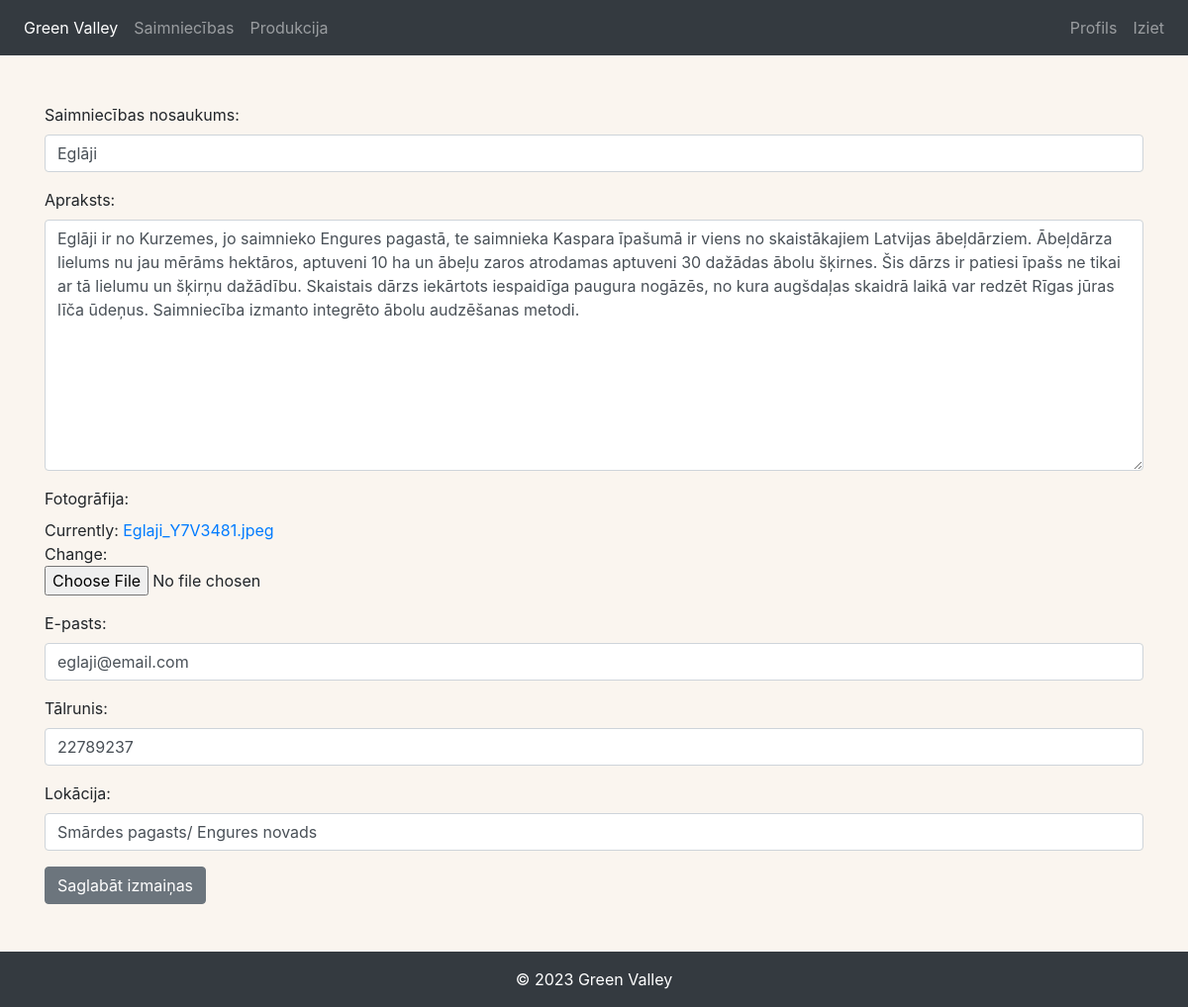
The page /edit-account/ (signed in) on the database its author committed.
### saimniecibas/models.py (models this page shows, shortened)
class Profile(models.Model):
    id = models.UUIDField(default=uuid.uuid4, unique=True, primary_key=True, editable=False)
    user = models.OneToOneField(User, on_delete=models.CASCADE, null=True, blank=True)
    username = models.CharField(max_length=200, blank=True, null=True)
    s_nosaukums = models.CharField(max_length=200)
    s_apraksts = models.TextField()
    s_foto = models.ImageField(null=True, blank=False, default='defaultx.jpg',)
    email = models.EmailField(max_length=500, blank=True, null=True)
    talrunis = models.CharField(max_length=8)
    lokacija = models.CharField(max_length=200)
    s_datums = models.DateTimeField(default=timezone.now)
    class Meta:
        db_table = 'saimniecibas_profile'

### saimniecibas/views.py (the view)
# urls.py: path('edit-account/', views.editAccount, name='edit-account'),
@login_required(login_url='login')
def editAccount(request):
    profile = request.user.profile
    form = ProfileForm(instance=profile)
    if request.method == 'POST':
        form = ProfileForm(request.POST, request.FILES, instance=profile)
        if form.is_valid():
            form.save()
            return redirect('account')
    context = {'form': form}
    return render(request, 'saimniecibas/profile_form.html', context)

### saimniecibas/forms.py
class ProfileForm(ModelForm):
    class Meta:
        model = Profile
        fields = '__all__'
        exclude = ['user', 'username', 's_datums']
        labels = {
            's_nosaukums': 'Saimniecības nosaukums:',
            's_apraksts': 'Apraksts:',
            's_foto': 'Fotogrāfija:',
            'email': 'E-pasts:',
            'talrunis': 'Tālrunis:',
            'lokacija': 'Lokācija:',
        }
    def __init__(self, *args, **kwargs):
        super(ProfileForm, self).__init__(*args, **kwargs)
        for name, field in self.fields.items():
            field.widget.attrs.update({'class': 'input'})

### saimniecibas/templates/saimniecibas/profile_form.html
{% extends "main.html" %} {% load crispy_forms_tags %} {% block content %}
<div class="container" style="margin-top: 3rem; margin-bottom: 3rem">
  <form method="post" enctype="multipart/form-data">
    {% csrf_token %} {{ form|crispy }}
    <button type="submit" class="btn btn-secondary">Saglabāt izmaiņas</button>
  </form>
</div>
{% endblock content %}

### templates/main.html (style rules this page uses)
body { font-family: "Inter", sans-serif; background: #faf5ef; }

### rows shown on the page
Profile: s_nosaukums "Eglāji", s_apraksts "Eglāji ir no Kurzemes, jo saimnieko Engures pagastā, te saimnieka Kaspara īpašumā ir viens no skaistākajiem Latvijas ābeļdārziem. Ābeļdārza lielums nu jau mērāms hektāros, aptuveni 10 ha un ābeļu zaros atrodamas aptuveni 30 dažādas ābolu šķirnes. Šis dārzs ir patiesi īpašs ne tikai ar tā lielumu un šķirņu dažādību. Skaistais dārzs iekārtots iespaidīga paugura nogāzēs, no kura augšdaļas skaidrā laikā var redzēt Rīgas jūras līča ūdeņus. Saimniecība izmanto integrēto ābolu audzēšanas metodi.", email "eglaji@email.com", talrunis "22789237", lokacija "Smārdes pagasts/ Engures novads"
